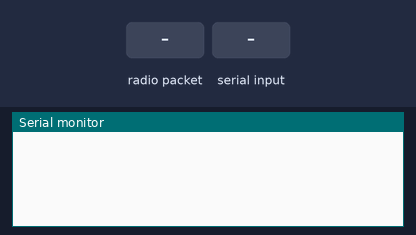
Simulated run of this sketch. Board: Arduino Uno, built for the host (arithmetic inside an expression is 32-bit, double 64-bit). Shown: the last lines printed to the serial monitor. The test bench sets the inputs (shaded band). No radio packets arrive unless stated.

Above: at 1.2 s.
1.3 s: radio packet "1" arrives
At 2.5 s:
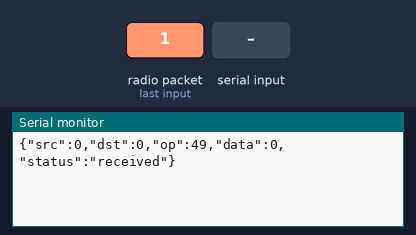
2.8 s: "1\n" received over Serial
At 3.8 s:
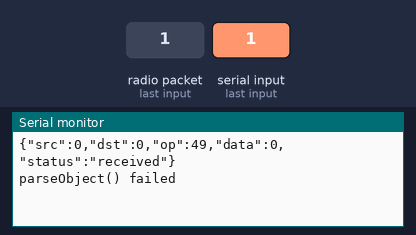

Measured:
- after the input at 1.3 s, the serial monitor: prints a new line at once (image 1)
- after the input at 2.8 s, the serial monitor: prints a new line at once (image 2)

The sketch:

beequeen.ino
```cpp
/*
 * beequuen.ino  (trasmitter / receiver)
 *
 * Receives/trasmit the signals to the bee(s) sensors.
 *
*/
#include <RH_ASK.h>
#include <SPI.h> // Not actually used but needed to compile
#include <RHDatagram.h>    //manager radio head

#include <ArduinoJson.h>

const uint16_t speed = 2000; //The desired bit rate in bits per second
const uint8_t rxPin=11;
const uint8_t txPin=12;

const uint8_t BEE_QUEEN_ADDRESS=0;
const uint8_t BEE_1_ADDRESS=1;


RH_ASK driver(speed, rxPin, txPin);

RHDatagram manager (driver, BEE_QUEEN_ADDRESS);


// byte operation:  3 ;   // 3 bits operation
struct MESSAGE {
  int  op ;         // 0 =register,
  uint8_t  data ;   // 2 bytes with no negative numbers = 65,535 (2^16) - 1)
};

struct MESSAGE *MessageIn;

// paylod message
struct {
  int op;
  uint8_t data;           // 2 bytes with no negative numbers = 65,535 (2^16) - 1)
} MESSAGE_RESPONSE;


void setup()
{
    Serial.begin(9600);   // Debugging only
    if (!manager.init())
         Serial.println("init failed");
}


// Dont put this on the stack:
uint8_t buf[RH_ASK_MAX_MESSAGE_LEN];


void loop(){

  if (receive_msg()){

   StaticJsonBuffer<100> jsonBuffer;

   JsonObject& root = jsonBuffer.createObject();
   root["src"] = manager.headerFrom();
   root["dst"] = manager.headerTo();
   root["op"] = MessageIn->op;
   root["data"] = MessageIn->data;

   root["status"] = "received";
   root.printTo(Serial);
   Serial.println();
  }

  send_msg();
}


bool receive_msg(){
  if (manager.available())
  {
    // Wait for a message addressed to us from the client
    uint8_t len = sizeof(buf);
    if (manager.recvfrom(buf, &len))
    {
      //Serial.print("Received message from ");
      // Serial.print(manager.headerFrom());
      MessageIn = (struct MESSAGE*)buf;
    }
     return true;
  }
  else
    return false;
}

void send_msg()
{
     if (Serial.available() > 0){

        String val = Serial.readStringUntil('\n');

        StaticJsonBuffer<200> jsonBuffer;
        JsonObject& root = jsonBuffer.parseObject(val);

         // Test if parsing succeeds.
        if (!root.success()) {
          Serial.println("parseObject() failed");
          return;
        }

        uint8_t src = root["src"];
        uint8_t dst = root["dst"];

        MESSAGE_RESPONSE.op =  root["op"];
        MESSAGE_RESPONSE.data = root["data"];

        // Broadcast to all the nodes; RH_BROADCAST_ADDRESS = 255
        // if (dst = 255)
        //    dst = RH_BROADCAST_ADDRESS; // broadcast to all the nodes

        if (manager.sendto((uint8_t*)&MESSAGE_RESPONSE, sizeof(MESSAGE_RESPONSE), dst))
          {
            // send to beehive server the ack
            root["status"] = "sent";
            root.printTo(Serial);
            Serial.println();
          }else
          {
            root["status"] = "error";
            root.printTo(Serial);
            Serial.println();
          }
          manager.waitPacketSent();
     }

}
```
